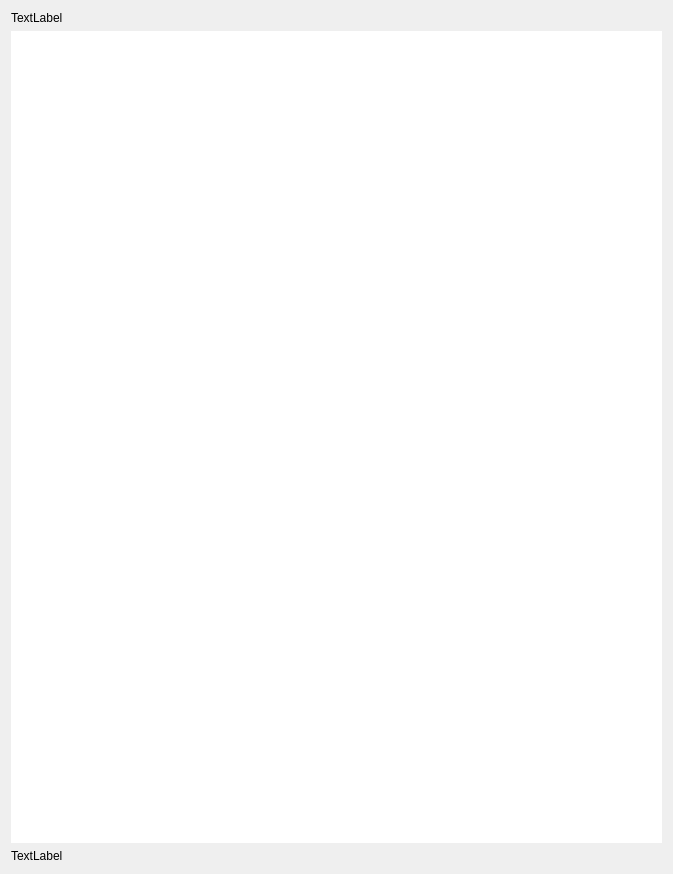
<?xml version="1.0" encoding="UTF-8"?>
<ui version="4.0">
 <class>Form</class>
 <widget class="QWidget" name="Form">
  <property name="geometry">
   <rect>
    <x>0</x>
    <y>0</y>
    <width>673</width>
    <height>874</height>
   </rect>
  </property>
  <property name="windowTitle">
   <string>Report</string>
  </property>
  <layout class="QVBoxLayout" name="verticalLayout">
   <item>
    <widget class="QLabel" name="report_header_label">
     <property name="text">
      <string>TextLabel</string>
     </property>
    </widget>
   </item>
   <item>
    <widget class="QTextEdit" name="report_content">
     <property name="sizePolicy">
      <sizepolicy hsizetype="Expanding" vsizetype="Expanding">
       <horstretch>0</horstretch>
       <verstretch>10</verstretch>
      </sizepolicy>
     </property>
     <property name="minimumSize">
      <size>
       <width>0</width>
       <height>800</height>
      </size>
     </property>
     <property name="frameShape">
      <enum>QFrame::NoFrame</enum>
     </property>
     <property name="sizeAdjustPolicy">
      <enum>QAbstractScrollArea::AdjustToContentsOnFirstShow</enum>
     </property>
     <property name="readOnly">
      <bool>true</bool>
     </property>
    </widget>
   </item>
   <item>
    <widget class="QLabel" name="report_footer_label">
     <property name="text">
      <string>TextLabel</string>
     </property>
    </widget>
   </item>
  </layout>
 </widget>
 <resources/>
 <connections/>
</ui>
